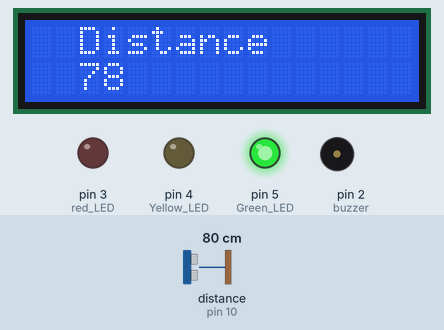
This sketch was run on a simulated Arduino Uno, built with avr-gcc and run on an emulated ATmega328P. Parts: 16×2 character LCD, output pins drawn as LEDs (lit = HIGH), buzzer (waves = sounding, pin HIGH). Wiring (inferred from the names in the program): ultrasonic range finder: trigger pin 9; echo pin 10. Inputs (shaded band) come from the test bench; at power-on: distance to the obstacle (sensor on pin 10) 80 cm. The echo pulse lasts 58.3 µs per cm; pins used as bus, display or sensor lines are not drawn; what the sketch prints to the serial monitor is not drawn.

Above: at 1.24 s.
1.3 s: distance to the obstacle (sensor on pin 10) set to 2 cm
At 2.3 s:
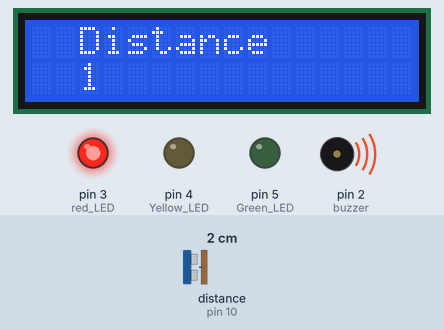
2.8 s: distance to the obstacle (sensor on pin 10) set to 9 cm
At 4.0 s:
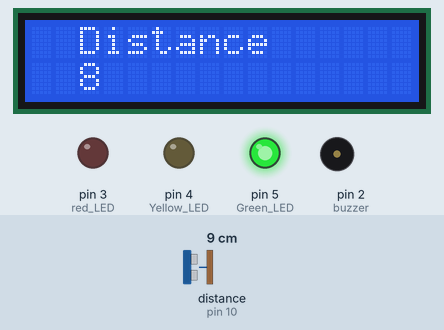
4.3 s: distance to the obstacle (sensor on pin 10) set to 4 cm
At 4.9 s:
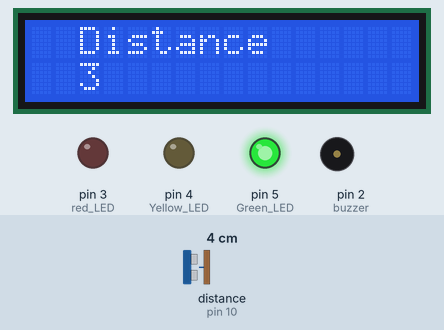
5.8 s: distance to the obstacle (sensor on pin 10) set to 35 cm
At 6.3 s:
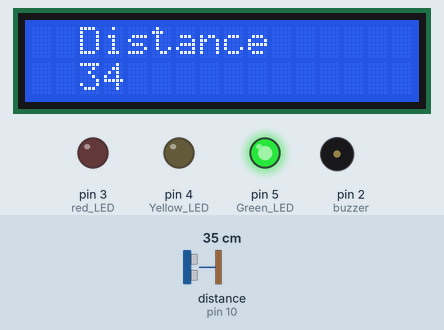
Timing chart, 0 to 8.3 s (numbered marks = the images above; inputs shaded):
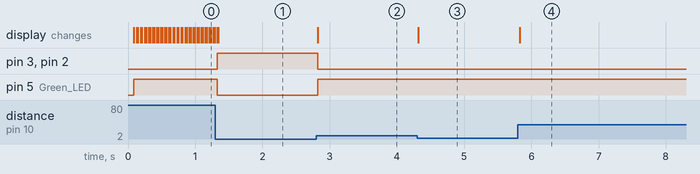

The sketch:

new_1.ino
```cpp
const int trigPin = 9;
const int echoPin = 10;
// defines variables
long duration;
int distance;
#include <LiquidCrystal_I2C.h>


LiquidCrystal_I2C lcd(0x27,16,2);  // set the LCD address to 0x3F for a 16 chars and 2 line display

void setup() {
  lcd.init();
  lcd.clear();
  lcd.backlight();      // Make sure backlight is on

  pinMode(trigPin, OUTPUT); // Sets the trigPin as an Output
  pinMode(echoPin, INPUT); // Sets the echoPin as an Input
  pinMode(2, OUTPUT); //buzzer
  pinMode(3, OUTPUT); //red LED
  pinMode(4, OUTPUT); //Yellow LED
  pinMode(5, OUTPUT); //Green LED
  digitalWrite(2,LOW);
  Serial.begin(9600); // Starts the serial communication
}

void loop() {
    // Clears the trigPin
  digitalWrite(trigPin, LOW);
  delayMicroseconds(2);
  // Sets the trigPin on HIGH state for 10 micro seconds
  digitalWrite(trigPin, HIGH);
  delayMicroseconds(10);
  digitalWrite(trigPin, LOW);
  // Reads the echoPin, returns the sound wave travel time in microseconds
  duration = pulseIn(echoPin, HIGH);
  // Calculating the distance
  distance = duration * 0.034 / 2;
  // Prints the distance on the Serial Monitor
  Serial.print("Distance: ");
  Serial.println(distance);
    // Print a message on both lines of the LCD.
  lcd.setCursor(2,0);   //Set cursor to character 2 on line 0
  lcd.print("Distance");

  lcd.setCursor(2,1);   //Move cursor to character 2 on line 1
  lcd.print(distance);
  lcd.print("    ");
  if (distance <= 2){
    digitalWrite(2, HIGH);
    digitalWrite(3, HIGH);
    digitalWrite(4,LOW);
    digitalWrite(5,LOW);

    }
    else if (distance > 3 && distance < 5){
    digitalWrite(4, HIGH);
    digitalWrite(3,LOW);
    digitalWrite(2,LOW);
    digitalWrite(5,LOW);
    }
    else if (distance > 6){
    digitalWrite(5, HIGH);
    digitalWrite(2,LOW);
    digitalWrite(3,LOW);
    digitalWrite(4,LOW);


    }
}
```

Measured:
- after the input at 1.3 s, pin 3 (red_LED), pin 2 (buzzer): LOW → HIGH at once; pin 5 (Green_LED): HIGH → LOW at once; the display: first changes at once (image 1 shows a later state)
- after the input at 2.8 s, pin 3 (red_LED), pin 2 (buzzer): HIGH → LOW at once; pin 5 (Green_LED): LOW → HIGH at once; the display: changes at once (image 2)
- after the input at 4.3 s, the display: changes at once (image 3)
- after the input at 5.8 s, the display: changes at once (image 4)
